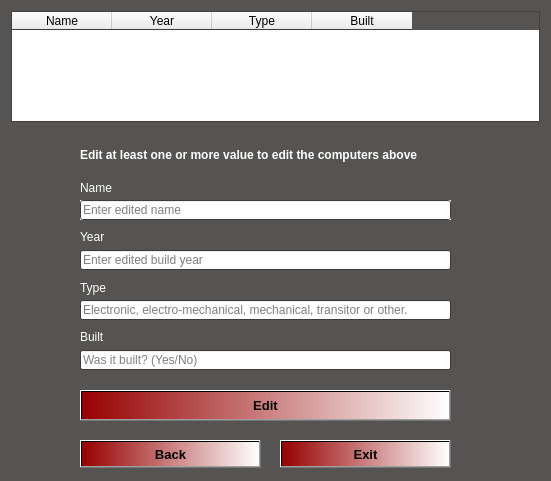
<?xml version="1.0" encoding="UTF-8"?>
<ui version="4.0">
 <class>EditComputer</class>
 <widget class="QDialog" name="EditComputer">
  <property name="geometry">
   <rect>
    <x>0</x>
    <y>0</y>
    <width>551</width>
    <height>481</height>
   </rect>
  </property>
  <property name="palette">
   <palette>
    <active>
     <colorrole role="Base">
      <brush brushstyle="SolidPattern">
       <color alpha="255">
        <red>255</red>
        <green>255</green>
        <blue>255</blue>
       </color>
      </brush>
     </colorrole>
     <colorrole role="Window">
      <brush brushstyle="SolidPattern">
       <color alpha="255">
        <red>85</red>
        <green>84</green>
        <blue>82</blue>
       </color>
      </brush>
     </colorrole>
    </active>
    <inactive>
     <colorrole role="Base">
      <brush brushstyle="SolidPattern">
       <color alpha="255">
        <red>255</red>
        <green>255</green>
        <blue>255</blue>
       </color>
      </brush>
     </colorrole>
     <colorrole role="Window">
      <brush brushstyle="SolidPattern">
       <color alpha="255">
        <red>85</red>
        <green>84</green>
        <blue>82</blue>
       </color>
      </brush>
     </colorrole>
    </inactive>
    <disabled>
     <colorrole role="Base">
      <brush brushstyle="SolidPattern">
       <color alpha="255">
        <red>85</red>
        <green>84</green>
        <blue>82</blue>
       </color>
      </brush>
     </colorrole>
     <colorrole role="Window">
      <brush brushstyle="SolidPattern">
       <color alpha="255">
        <red>85</red>
        <green>84</green>
        <blue>82</blue>
       </color>
      </brush>
     </colorrole>
    </disabled>
   </palette>
  </property>
  <property name="windowTitle">
   <string>Dialog</string>
  </property>
  <widget class="QLabel" name="error_name">
   <property name="geometry">
    <rect>
     <x>276</x>
     <y>180</y>
     <width>171</width>
     <height>20</height>
    </rect>
   </property>
   <property name="text">
    <string/>
   </property>
  </widget>
  <widget class="QLabel" name="label_5">
   <property name="geometry">
    <rect>
     <x>80</x>
     <y>330</y>
     <width>47</width>
     <height>13</height>
    </rect>
   </property>
   <property name="text">
    <string>&lt;html&gt;&lt;head/&gt;&lt;body&gt;&lt;p&gt;&lt;span style=&quot; color:#ffffff;&quot;&gt;Built&lt;/span&gt;&lt;/p&gt;&lt;/body&gt;&lt;/html&gt;</string>
   </property>
  </widget>
  <widget class="QLineEdit" name="input_wasbuilt">
   <property name="geometry">
    <rect>
     <x>80</x>
     <y>350</y>
     <width>371</width>
     <height>20</height>
    </rect>
   </property>
   <property name="text">
    <string/>
   </property>
   <property name="placeholderText">
    <string>Was it built? (Yes/No)</string>
   </property>
  </widget>
  <widget class="QLabel" name="error_year">
   <property name="geometry">
    <rect>
     <x>270</x>
     <y>230</y>
     <width>181</width>
     <height>16</height>
    </rect>
   </property>
   <property name="text">
    <string/>
   </property>
  </widget>
  <widget class="QLineEdit" name="input_name">
   <property name="geometry">
    <rect>
     <x>80</x>
     <y>200</y>
     <width>371</width>
     <height>20</height>
    </rect>
   </property>
   <property name="autoFillBackground">
    <bool>true</bool>
   </property>
   <property name="text">
    <string/>
   </property>
   <property name="placeholderText">
    <string>Enter edited name</string>
   </property>
  </widget>
  <widget class="QLabel" name="label_3">
   <property name="geometry">
    <rect>
     <x>80</x>
     <y>230</y>
     <width>47</width>
     <height>13</height>
    </rect>
   </property>
   <property name="text">
    <string>&lt;html&gt;&lt;head/&gt;&lt;body&gt;&lt;p&gt;&lt;span style=&quot; color:#ffffff;&quot;&gt;Year&lt;/span&gt;&lt;/p&gt;&lt;/body&gt;&lt;/html&gt;</string>
   </property>
  </widget>
  <widget class="QLabel" name="error_built">
   <property name="geometry">
    <rect>
     <x>270</x>
     <y>330</y>
     <width>181</width>
     <height>16</height>
    </rect>
   </property>
   <property name="text">
    <string/>
   </property>
  </widget>
  <widget class="QLabel" name="label_4">
   <property name="geometry">
    <rect>
     <x>80</x>
     <y>280</y>
     <width>91</width>
     <height>16</height>
    </rect>
   </property>
   <property name="text">
    <string>&lt;html&gt;&lt;head/&gt;&lt;body&gt;&lt;p&gt;&lt;span style=&quot; color:#ffffff;&quot;&gt;Type&lt;/span&gt;&lt;/p&gt;&lt;/body&gt;&lt;/html&gt;</string>
   </property>
  </widget>
  <widget class="QLineEdit" name="input_year">
   <property name="geometry">
    <rect>
     <x>80</x>
     <y>250</y>
     <width>371</width>
     <height>20</height>
    </rect>
   </property>
   <property name="text">
    <string/>
   </property>
   <property name="placeholderText">
    <string>Enter edited build year</string>
   </property>
  </widget>
  <widget class="QLabel" name="error_type">
   <property name="geometry">
    <rect>
     <x>270</x>
     <y>280</y>
     <width>181</width>
     <height>16</height>
    </rect>
   </property>
   <property name="text">
    <string/>
   </property>
  </widget>
  <widget class="QLineEdit" name="input_type">
   <property name="geometry">
    <rect>
     <x>80</x>
     <y>300</y>
     <width>371</width>
     <height>20</height>
    </rect>
   </property>
   <property name="text">
    <string/>
   </property>
   <property name="placeholderText">
    <string>Electronic, electro-mechanical, mechanical, transitor or other.</string>
   </property>
  </widget>
  <widget class="QPushButton" name="Button_edit">
   <property name="geometry">
    <rect>
     <x>80</x>
     <y>390</y>
     <width>371</width>
     <height>31</height>
    </rect>
   </property>
   <property name="font">
    <font>
     <pointsize>10</pointsize>
     <weight>75</weight>
     <bold>true</bold>
    </font>
   </property>
   <property name="styleSheet">
    <string notr="true">background-color: qlineargradient(spread:pad, x1:0, y1:0, x2:1, y2:0, stop:0 rgba(151, 0, 0, 255), stop:1 rgba(255, 255, 255, 255));
</string>
   </property>
   <property name="text">
    <string>Edit</string>
   </property>
  </widget>
  <widget class="QLabel" name="label_2">
   <property name="geometry">
    <rect>
     <x>80</x>
     <y>180</y>
     <width>171</width>
     <height>16</height>
    </rect>
   </property>
   <property name="text">
    <string>&lt;html&gt;&lt;head/&gt;&lt;body&gt;&lt;p&gt;&lt;span style=&quot; color:#ffffff;&quot;&gt;Name&lt;/span&gt;&lt;/p&gt;&lt;/body&gt;&lt;/html&gt;</string>
   </property>
  </widget>
  <widget class="QLabel" name="label">
   <property name="geometry">
    <rect>
     <x>80</x>
     <y>140</y>
     <width>371</width>
     <height>31</height>
    </rect>
   </property>
   <property name="text">
    <string>&lt;html&gt;&lt;head/&gt;&lt;body&gt;&lt;p&gt;&lt;span style=&quot; font-weight:600; color:#ffffff;&quot;&gt;Edit at least one or more value to edit the computers above&lt;/span&gt;&lt;/p&gt;&lt;/body&gt;&lt;/html&gt;</string>
   </property>
  </widget>
  <widget class="QTableWidget" name="table_computer">
   <property name="enabled">
    <bool>true</bool>
   </property>
   <property name="geometry">
    <rect>
     <x>11</x>
     <y>11</y>
     <width>529</width>
     <height>111</height>
    </rect>
   </property>
   <column>
    <property name="text">
     <string>Name</string>
    </property>
   </column>
   <column>
    <property name="text">
     <string>Year</string>
    </property>
   </column>
   <column>
    <property name="text">
     <string>Type</string>
    </property>
   </column>
   <column>
    <property name="text">
     <string>Built</string>
    </property>
   </column>
  </widget>
  <widget class="QPushButton" name="Button_back">
   <property name="geometry">
    <rect>
     <x>80</x>
     <y>440</y>
     <width>181</width>
     <height>28</height>
    </rect>
   </property>
   <property name="font">
    <font>
     <pointsize>10</pointsize>
     <weight>75</weight>
     <bold>true</bold>
    </font>
   </property>
   <property name="styleSheet">
    <string notr="true">background-color: qlineargradient(spread:pad, x1:0, y1:0, x2:1, y2:0, stop:0 rgba(151, 0, 0, 255), stop:1 rgba(255, 255, 255, 255));</string>
   </property>
   <property name="text">
    <string>Back</string>
   </property>
  </widget>
  <widget class="QPushButton" name="Button_exit">
   <property name="geometry">
    <rect>
     <x>280</x>
     <y>440</y>
     <width>171</width>
     <height>28</height>
    </rect>
   </property>
   <property name="font">
    <font>
     <pointsize>10</pointsize>
     <weight>75</weight>
     <bold>true</bold>
    </font>
   </property>
   <property name="styleSheet">
    <string notr="true">background-color: qlineargradient(spread:pad, x1:0, y1:0, x2:1, y2:0, stop:0 rgba(151, 0, 0, 255), stop:1 rgba(255, 255, 255, 255));</string>
   </property>
   <property name="text">
    <string>Exit</string>
   </property>
  </widget>
 </widget>
 <resources/>
 <connections/>
</ui>
